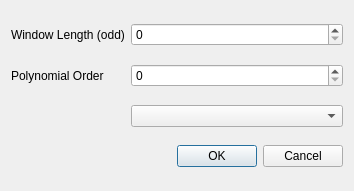
<?xml version="1.0" encoding="UTF-8"?>
<ui version="4.0">
 <class>SavGolayFilter</class>
 <widget class="QDialog" name="SavGolayFilter">
  <property name="geometry">
   <rect>
    <x>0</x>
    <y>0</y>
    <width>354</width>
    <height>191</height>
   </rect>
  </property>
  <property name="windowTitle">
   <string>Savitzky-Golay Filter</string>
  </property>
  <layout class="QGridLayout" name="gridLayout">
   <item row="1" column="0">
    <widget class="QLabel" name="lbl_poly_order">
     <property name="text">
      <string>Polynomial Order</string>
     </property>
    </widget>
   </item>
   <item row="0" column="0">
    <widget class="QLabel" name="lbl_window_length">
     <property name="text">
      <string>Window Length (odd)</string>
     </property>
    </widget>
   </item>
   <item row="0" column="1">
    <widget class="QSpinBox" name="sbox_window_len"/>
   </item>
   <item row="1" column="1">
    <widget class="QSpinBox" name="sbox_poly_order"/>
   </item>
   <item row="2" column="0">
    <widget class="QLabel" name="lbl_choose_ds_spec">
     <property name="text">
      <string>&lt;PLACE-HOLDER&gt;</string>
     </property>
    </widget>
   </item>
   <item row="2" column="1">
    <widget class="QComboBox" name="cbox_choice"/>
   </item>
   <item row="3" column="1">
    <widget class="QDialogButtonBox" name="buttonBox">
     <property name="orientation">
      <enum>Qt::Horizontal</enum>
     </property>
     <property name="standardButtons">
      <set>QDialogButtonBox::Cancel|QDialogButtonBox::Ok</set>
     </property>
    </widget>
   </item>
  </layout>
 </widget>
 <resources/>
 <connections>
  <connection>
   <sender>buttonBox</sender>
   <signal>accepted()</signal>
   <receiver>SavGolayFilter</receiver>
   <slot>accept()</slot>
   <hints>
    <hint type="sourcelabel">
     <x>248</x>
     <y>254</y>
    </hint>
    <hint type="destinationlabel">
     <x>157</x>
     <y>274</y>
    </hint>
   </hints>
  </connection>
  <connection>
   <sender>buttonBox</sender>
   <signal>rejected()</signal>
   <receiver>SavGolayFilter</receiver>
   <slot>reject()</slot>
   <hints>
    <hint type="sourcelabel">
     <x>316</x>
     <y>260</y>
    </hint>
    <hint type="destinationlabel">
     <x>286</x>
     <y>274</y>
    </hint>
   </hints>
  </connection>
 </connections>
</ui>
